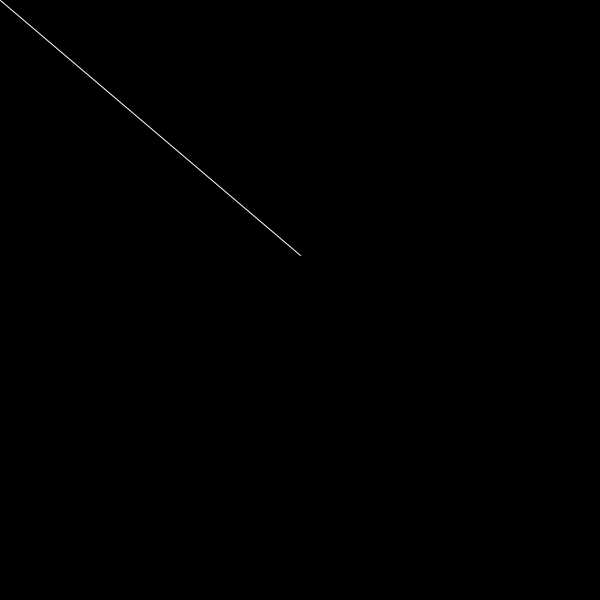
Frame 1 (no input)
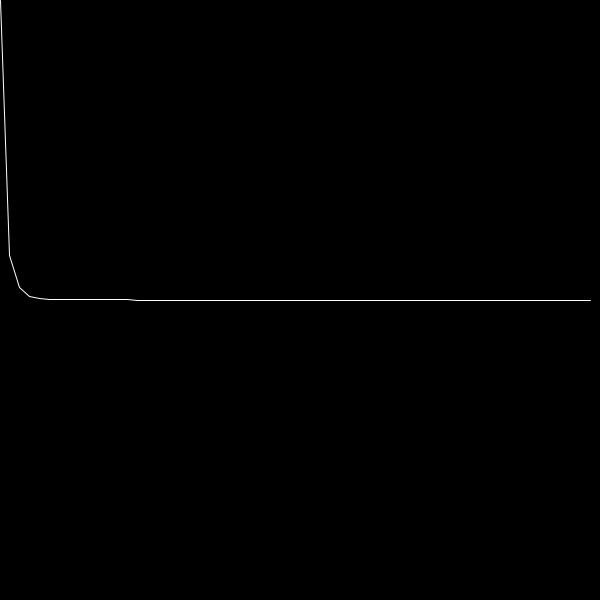
Frame 60 (the mouse pressed at the canvas centre just before this capture)
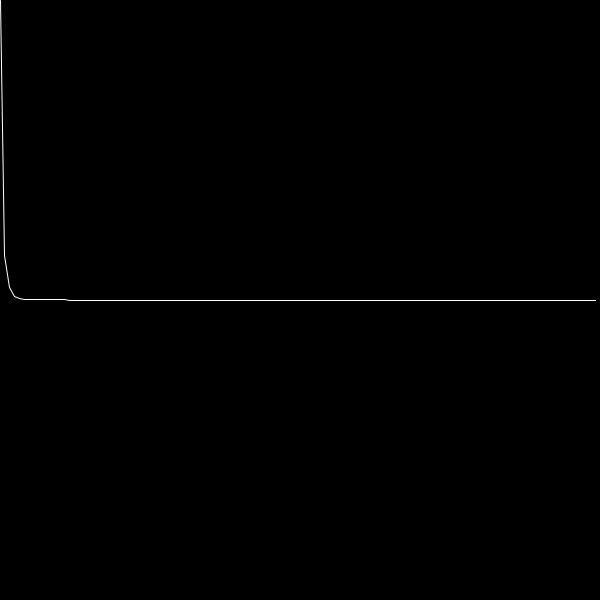
Frame 120 (the mouse held since frame 60 and released just before this capture)

The Processing sketch that drew these frames (run headless with seeded random() and noise(); from frame 60 on, the mouse is pressed at the canvas centre):

// Processing sketch: curvy_thing_from_internet
// ── curvy_thing_from_internet.pde
Double r = 0.3d;



ArrayList<Double> points = new ArrayList<Double>();
void setup() {
  size(600, 600);
  points.add(0.5d);
}


void draw() {
  background(0);
  if (points.size() < 1000) {
    double xn = points.get(points.size()-1);
    double xn1 = r * xn * (1 - xn);

    points.add(xn1);
    //println(xn + " " + xn1);
  }

  double maxY = getMaxY();

  stroke(255);
  noFill();
  beginShape();
  for (int i = 0; i < points.size(); i += 1) {
    double p = points.get(i);
    float xx = map(i, 0, points.size(), 0, width);
    float yy = map((float)p, 0, (float)maxY, height/2, 0);
    vertex(xx, yy);
  }
  endShape();
}


double getMaxY() {
  double y = 0;
  for (double p : points) {
    if (p > y) {
      y = p;
    }
  }

  return y;
}
